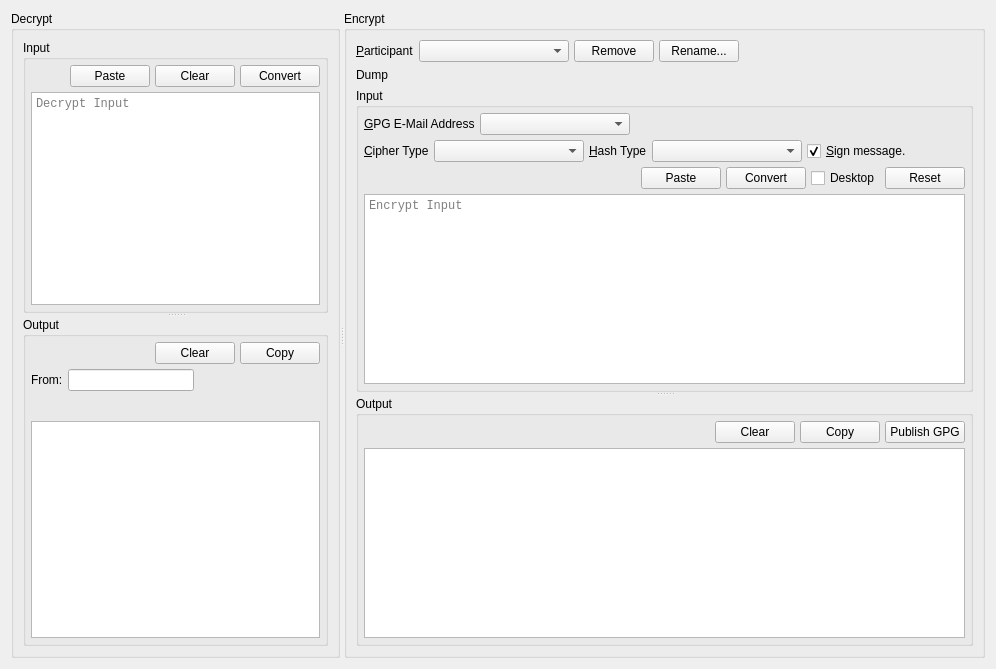
          <widget class="QWidget" name="decrypt_encrypt_page">
           <attribute name="title">
            <string>Decrypt / Encrypt</string>
           </attribute>
           <layout class="QVBoxLayout" name="verticalLayout_10">
            <item>
             <widget class="QSplitter" name="mainHorizontalSplitter">
              <property name="orientation">
               <enum>Qt::Horizontal</enum>
              </property>
              <widget class="QGroupBox" name="groupBox_5">
               <property name="title">
                <string>Decrypt</string>
               </property>
               <layout class="QVBoxLayout" name="verticalLayout_8">
                <item>
                 <widget class="QSplitter" name="decryptSplitter">
                  <property name="orientation">
                   <enum>Qt::Vertical</enum>
                  </property>
                  <widget class="QGroupBox" name="groupBox_3">
                   <property name="title">
                    <string>Input</string>
                   </property>
                   <layout class="QVBoxLayout" name="verticalLayout_4">
                    <property name="spacing">
                     <number>5</number>
                    </property>
                    <property name="leftMargin">
                     <number>5</number>
                    </property>
                    <property name="topMargin">
                     <number>5</number>
                    </property>
                    <property name="rightMargin">
                     <number>5</number>
                    </property>
                    <property name="bottomMargin">
                     <number>5</number>
                    </property>
                    <item>
                     <layout class="QHBoxLayout" name="horizontalLayout_3">
                      <property name="spacing">
                       <number>5</number>
                      </property>
                      <item>
                       <spacer name="horizontalSpacer_3">
                        <property name="orientation">
                         <enum>Qt::Horizontal</enum>
                        </property>
                        <property name="sizeHint" stdset="0">
                         <size>
                          <width>40</width>
                          <height>20</height>
                         </size>
                        </property>
                       </spacer>
                      </item>
                      <item>
                       <widget class="QPushButton" name="decryptPaste">
                        <property name="text">
                         <string>Paste</string>
                        </property>
                       </widget>
                      </item>
                      <item>
                       <widget class="QPushButton" name="decryptReset">
                        <property name="text">
                         <string>Clear</string>
                        </property>
                       </widget>
                      </item>
                      <item>
                       <widget class="QPushButton" name="convertDecrypt">
                        <property name="toolTip">
                         <string>A dialog may be displayed prompting for the password of the key ring.</string>
                        </property>
                        <property name="text">
                         <string>Convert</string>
                        </property>
                       </widget>
                      </item>
                     </layout>
                    </item>
                    <item>
                     <widget class="QTextEdit" name="inputDecrypt">
                      <property name="font">
                       <font>
                        <family>Monospace</family>
                       </font>
                      </property>
                      <property name="tabChangesFocus">
                       <bool>true</bool>
                      </property>
                      <property name="placeholderText">
                       <string>Decrypt Input</string>
                      </property>
                     </widget>
                    </item>
                   </layout>
                  </widget>
                  <widget class="QGroupBox" name="groupBox_4">
                   <property name="title">
                    <string>Output</string>
                   </property>
                   <layout class="QVBoxLayout" name="verticalLayout_7">
                    <property name="spacing">
                     <number>5</number>
                    </property>
                    <property name="leftMargin">
                     <number>5</number>
                    </property>
                    <property name="topMargin">
                     <number>5</number>
                    </property>
                    <property name="rightMargin">
                     <number>5</number>
                    </property>
                    <property name="bottomMargin">
                     <number>5</number>
                    </property>
                    <item>
                     <layout class="QHBoxLayout" name="horizontalLayout_9">
                      <property name="spacing">
                       <number>5</number>
                      </property>
                      <item>
                       <spacer name="horizontalSpacer_10">
                        <property name="orientation">
                         <enum>Qt::Horizontal</enum>
                        </property>
                        <property name="sizeHint" stdset="0">
                         <size>
                          <width>40</width>
                          <height>20</height>
                         </size>
                        </property>
                       </spacer>
                      </item>
                      <item>
                       <widget class="QPushButton" name="decryptClear">
                        <property name="text">
                         <string>Clear</string>
                        </property>
                       </widget>
                      </item>
                      <item>
                       <widget class="QPushButton" name="copyDecrypt">
                        <property name="text">
                         <string>Copy</string>
                        </property>
                       </widget>
                      </item>
                     </layout>
                    </item>
                    <item>
                     <layout class="QHBoxLayout" name="horizontalLayout_10">
                      <item>
                       <widget class="QLabel" name="label_5">
                        <property name="text">
                         <string>From:</string>
                        </property>
                       </widget>
                      </item>
                      <item>
                       <widget class="QLineEdit" name="from">
                        <property name="readOnly">
                         <bool>true</bool>
                        </property>
                       </widget>
                      </item>
                      <item>
                       <spacer name="horizontalSpacer_11">
                        <property name="orientation">
                         <enum>Qt::Horizontal</enum>
                        </property>
                        <property name="sizeHint" stdset="0">
                         <size>
                          <width>40</width>
                          <height>20</height>
                         </size>
                        </property>
                       </spacer>
                      </item>
                     </layout>
                    </item>
                    <item>
                     <layout class="QHBoxLayout" name="horizontalLayout_11">
                      <item>
                       <widget class="QLabel" name="signedMessage"/>
                      </item>
                      <item>
                       <spacer name="horizontalSpacer_12">
                        <property name="orientation">
                         <enum>Qt::Horizontal</enum>
                        </property>
                        <property name="sizeHint" stdset="0">
                         <size>
                          <width>40</width>
                          <height>20</height>
                         </size>
                        </property>
                       </spacer>
                      </item>
                     </layout>
                    </item>
                    <item>
                     <widget class="QTextBrowser" name="outputDecrypt">
                      <property name="font">
                       <font>
                        <family>Monospace</family>
                       </font>
                      </property>
                      <property name="tabChangesFocus">
                       <bool>true</bool>
                      </property>
                      <property name="openLinks">
                       <bool>false</bool>
                      </property>
                     </widget>
                    </item>
                   </layout>
                  </widget>
                 </widget>
                </item>
               </layout>
              </widget>
              <widget class="QGroupBox" name="groupBox_6">
               <property name="title">
                <string>Encrypt</string>
               </property>
               <layout class="QVBoxLayout" name="verticalLayout_9">
                <item>
                 <layout class="QHBoxLayout" name="horizontalLayout_5">
                  <property name="spacing">
                   <number>5</number>
                  </property>
                  <item>
                   <widget class="QLabel" name="label">
                    <property name="text">
                     <string>&amp;Participant</string>
                    </property>
                    <property name="buddy">
                     <cstring>contacts</cstring>
                    </property>
                   </widget>
                  </item>
                  <item>
                   <widget class="QComboBox" name="contacts">
                    <property name="sizeAdjustPolicy">
                     <enum>QComboBox::AdjustToContents</enum>
                    </property>
                    <property name="minimumContentsLength">
                     <number>15</number>
                    </property>
                   </widget>
                  </item>
                  <item>
                   <widget class="QPushButton" name="deleteContact">
                    <property name="text">
                     <string>Remove</string>
                    </property>
                   </widget>
                  </item>
                  <item>
                   <widget class="QPushButton" name="rename">
                    <property name="text">
                     <string>Rename...</string>
                    </property>
                   </widget>
                  </item>
                  <item>
                   <spacer name="horizontalSpacer_5">
                    <property name="orientation">
                     <enum>Qt::Horizontal</enum>
                    </property>
                    <property name="sizeHint" stdset="0">
                     <size>
                      <width>40</width>
                      <height>20</height>
                     </size>
                    </property>
                   </spacer>
                  </item>
                 </layout>
                </item>
                <item>
                 <widget class="QLabel" name="dump">
                  <property name="text">
                   <string>Dump</string>
                  </property>
                  <property name="wordWrap">
                   <bool>true</bool>
                  </property>
                  <property name="textInteractionFlags">
                   <set>Qt::LinksAccessibleByMouse|Qt::TextSelectableByKeyboard|Qt::TextSelectableByMouse</set>
                  </property>
                 </widget>
                </item>
                <item>
                 <widget class="QSplitter" name="encryptSplitter">
                  <property name="orientation">
                   <enum>Qt::Vertical</enum>
                  </property>
                  <widget class="QGroupBox" name="groupBox">
                   <property name="title">
                    <string>Input</string>
                   </property>
                   <layout class="QVBoxLayout" name="verticalLayout_2">
                    <property name="spacing">
                     <number>5</number>
                    </property>
                    <property name="leftMargin">
                     <number>5</number>
                    </property>
                    <property name="topMargin">
                     <number>5</number>
                    </property>
                    <property name="rightMargin">
                     <number>5</number>
                    </property>
                    <property name="bottomMargin">
                     <number>5</number>
                    </property>
                    <item>
                     <layout class="QHBoxLayout" name="horizontalLayout_13">
                      <item>
                       <widget class="QLabel" name="label_6">
                        <property name="text">
                         <string>&amp;GPG E-Mail Address</string>
                        </property>
                        <property name="buddy">
                         <cstring>gpg_email_addresses</cstring>
                        </property>
                       </widget>
                      </item>
                      <item>
                       <widget class="QComboBox" name="gpg_email_addresses">
                        <property name="sizeAdjustPolicy">
                         <enum>QComboBox::AdjustToContents</enum>
                        </property>
                        <property name="minimumContentsLength">
                         <number>15</number>
                        </property>
                       </widget>
                      </item>
                      <item>
                       <spacer name="horizontalSpacer_6">
                        <property name="orientation">
                         <enum>Qt::Horizontal</enum>
                        </property>
                        <property name="sizeHint" stdset="0">
                         <size>
                          <width>40</width>
                          <height>20</height>
                         </size>
                        </property>
                       </spacer>
                      </item>
                     </layout>
                    </item>
                    <item>
                     <layout class="QHBoxLayout" name="horizontalLayout_2">
                      <property name="spacing">
                       <number>5</number>
                      </property>
                      <item>
                       <widget class="QLabel" name="label_2">
                        <property name="text">
                         <string>&amp;Cipher Type</string>
                        </property>
                        <property name="buddy">
                         <cstring>cipher</cstring>
                        </property>
                       </widget>
                      </item>
                      <item>
                       <widget class="QComboBox" name="cipher">
                        <property name="sizeAdjustPolicy">
                         <enum>QComboBox::AdjustToContents</enum>
                        </property>
                        <property name="minimumContentsLength">
                         <number>15</number>
                        </property>
                       </widget>
                      </item>
                      <item>
                       <widget class="QLabel" name="label_3">
                        <property name="text">
                         <string>&amp;Hash Type</string>
                        </property>
                        <property name="buddy">
                         <cstring>hash</cstring>
                        </property>
                       </widget>
                      </item>
                      <item>
                       <widget class="QComboBox" name="hash">
                        <property name="sizeAdjustPolicy">
                         <enum>QComboBox::AdjustToContents</enum>
                        </property>
                        <property name="minimumContentsLength">
                         <number>15</number>
                        </property>
                       </widget>
                      </item>
                      <item>
                       <widget class="QCheckBox" name="sign">
                        <property name="toolTip">
                         <string>&lt;html&gt;&lt;head/&gt;&lt;body&gt;&lt;p&gt;A dialog may be displayed prompting for the password of the key ring. Setting is not retained in the INI.&lt;/p&gt;&lt;/body&gt;&lt;/html&gt;</string>
                        </property>
                        <property name="text">
                         <string>&amp;Sign message.</string>
                        </property>
                        <property name="checked">
                         <bool>true</bool>
                        </property>
                       </widget>
                      </item>
                      <item>
                       <spacer name="horizontalSpacer_2">
                        <property name="orientation">
                         <enum>Qt::Horizontal</enum>
                        </property>
                        <property name="sizeHint" stdset="0">
                         <size>
                          <width>40</width>
                          <height>20</height>
                         </size>
                        </property>
                       </spacer>
                      </item>
                     </layout>
                    </item>
                    <item>
                     <layout class="QHBoxLayout" name="horizontalLayout">
                      <item>
                       <spacer name="horizontalSpacer">
                        <property name="orientation">
                         <enum>Qt::Horizontal</enum>
                        </property>
                        <property name="sizeHint" stdset="0">
                         <size>
                          <width>40</width>
                          <height>20</height>
                         </size>
                        </property>
                       </spacer>
                      </item>
                      <item>
                       <widget class="QPushButton" name="encryptPaste">
                        <property name="text">
                         <string>Paste</string>
                        </property>
                       </widget>
                      </item>
                      <item>
                       <widget class="QPushButton" name="convertEncrypt">
                        <property name="text">
                         <string>Convert</string>
                        </property>
                       </widget>
                      </item>
                      <item>
                       <widget class="QCheckBox" name="desktop">
                        <property name="toolTip">
                         <string>Create a Desktop copy of the message.</string>
                        </property>
                        <property name="text">
                         <string>Desktop</string>
                        </property>
                       </widget>
                      </item>
                      <item>
                       <widget class="QPushButton" name="clearInput">
                        <property name="text">
                         <string>Reset</string>
                        </property>
                       </widget>
                      </item>
                     </layout>
                    </item>
                    <item>
                     <widget class="QTextEdit" name="inputEncrypt">
                      <property name="font">
                       <font>
                        <family>Monospace</family>
                       </font>
                      </property>
                      <property name="tabChangesFocus">
                       <bool>true</bool>
                      </property>
                      <property name="placeholderText">
                       <string>Encrypt Input</string>
                      </property>
                     </widget>
                    </item>
                   </layout>
                  </widget>
                  <widget class="QGroupBox" name="groupBox_2">
                   <property name="title">
                    <string>Output</string>
                   </property>
                   <layout class="QVBoxLayout" name="verticalLayout">
                    <property name="spacing">
                     <number>5</number>
                    </property>
                    <property name="leftMargin">
                     <number>5</number>
                    </property>
                    <property name="topMargin">
                     <number>5</number>
                    </property>
                    <property name="rightMargin">
                     <number>5</number>
                    </property>
                    <property name="bottomMargin">
                     <number>5</number>
                    </property>
                    <item>
                     <layout class="QHBoxLayout" name="horizontalLayout_4">
                      <property name="spacing">
                       <number>5</number>
                      </property>
                      <item>
                       <spacer name="horizontalSpacer_4">
                        <property name="orientation">
                         <enum>Qt::Horizontal</enum>
                        </property>
                        <property name="sizeHint" stdset="0">
                         <size>
                          <width>40</width>
                          <height>20</height>
                         </size>
                        </property>
                       </spacer>
                      </item>
                      <item>
                       <widget class="QPushButton" name="clearOutput">
                        <property name="text">
                         <string>Clear</string>
                        </property>
                       </widget>
                      </item>
                      <item>
                       <widget class="QPushButton" name="copyEncrypt">
                        <property name="text">
                         <string>Copy</string>
                        </property>
                       </widget>
                      </item>
                      <item>
                       <widget class="QPushButton" name="publish">
                        <property name="toolTip">
                         <string>&lt;html&gt;&lt;head/&gt;&lt;body&gt;&lt;p&gt;Publish a GPG message in the special GIT repository. An active kernel is not required. GPG only!&lt;/p&gt;&lt;/body&gt;&lt;/html&gt;</string>
                        </property>
                        <property name="text">
                         <string>Publish GPG</string>
                        </property>
                       </widget>
                      </item>
                     </layout>
                    </item>
                    <item>
                     <widget class="QTextBrowser" name="outputEncrypt">
                      <property name="font">
                       <font>
                        <family>Monospace</family>
                       </font>
                      </property>
                      <property name="tabChangesFocus">
                       <bool>true</bool>
                      </property>
                      <property name="openLinks">
                       <bool>false</bool>
                      </property>
                     </widget>
                    </item>
                   </layout>
                  </widget>
                 </widget>
                </item>
               </layout>
              </widget>
             </widget>
            </item>
           </layout>
          </widget>
